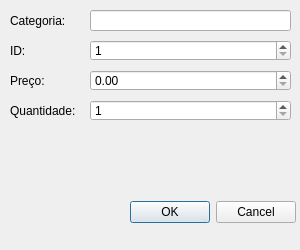
<?xml version="1.0" encoding="UTF-8"?>
<ui version="4.0">
 <class>AdicionarWindow</class>
 <widget class="QMainWindow" name="AdicionarWindow">
  <property name="geometry">
   <rect>
    <x>0</x>
    <y>0</y>
    <width>300</width>
    <height>250</height>
   </rect>
  </property>
  <property name="minimumSize">
   <size>
    <width>300</width>
    <height>250</height>
   </size>
  </property>
  <property name="maximumSize">
   <size>
    <width>300</width>
    <height>250</height>
   </size>
  </property>
  <property name="font">
   <font>
    <family>Arial</family>
   </font>
  </property>
  <property name="windowTitle">
   <string>Adicionar item</string>
  </property>
  <widget class="QWidget" name="centralwidget">
   <widget class="QWidget" name="formQtd" native="true">
    <property name="geometry">
     <rect>
      <x>10</x>
      <y>100</y>
      <width>281</width>
      <height>21</height>
     </rect>
    </property>
    <widget class="QLabel" name="labelQtd">
     <property name="geometry">
      <rect>
       <x>0</x>
       <y>0</y>
       <width>81</width>
       <height>21</height>
      </rect>
     </property>
     <property name="text">
      <string>Quantidade:</string>
     </property>
    </widget>
    <widget class="QSpinBox" name="spinBoxQtd">
     <property name="geometry">
      <rect>
       <x>80</x>
       <y>0</y>
       <width>201</width>
       <height>21</height>
      </rect>
     </property>
     <property name="showGroupSeparator" stdset="0">
      <bool>false</bool>
     </property>
     <property name="minimum">
      <number>1</number>
     </property>
     <property name="maximum">
      <number>9999999</number>
     </property>
    </widget>
   </widget>
   <widget class="QWidget" name="formNome" native="true">
    <property name="geometry">
     <rect>
      <x>10</x>
      <y>40</y>
      <width>281</width>
      <height>21</height>
     </rect>
    </property>
    <widget class="QLabel" name="labelNome">
     <property name="geometry">
      <rect>
       <x>0</x>
       <y>0</y>
       <width>81</width>
       <height>21</height>
      </rect>
     </property>
     <property name="text">
      <string>ID:</string>
     </property>
    </widget>
    <widget class="QSpinBox" name="lineEditID">
     <property name="geometry">
      <rect>
       <x>80</x>
       <y>0</y>
       <width>201</width>
       <height>21</height>
      </rect>
     </property>
     <property name="showGroupSeparator" stdset="0">
      <bool>false</bool>
     </property>
     <property name="minimum">
      <number>1</number>
     </property>
     <property name="maximum">
      <number>9999999</number>
     </property>
    </widget>
   </widget>
   <widget class="QWidget" name="formCategoria" native="true">
    <property name="geometry">
     <rect>
      <x>10</x>
      <y>10</y>
      <width>281</width>
      <height>21</height>
     </rect>
    </property>
    <widget class="QLineEdit" name="lineEditCategoria">
     <property name="geometry">
      <rect>
       <x>80</x>
       <y>0</y>
       <width>201</width>
       <height>21</height>
      </rect>
     </property>
     <property name="text">
      <string/>
     </property>
     <property name="placeholderText">
      <string/>
     </property>
     <property name="clearButtonEnabled">
      <bool>false</bool>
     </property>
    </widget>
    <widget class="QLabel" name="labelCategoria">
     <property name="geometry">
      <rect>
       <x>0</x>
       <y>0</y>
       <width>81</width>
       <height>21</height>
      </rect>
     </property>
     <property name="text">
      <string>Categoria:</string>
     </property>
    </widget>
    <zorder>labelCategoria</zorder>
    <zorder>lineEditCategoria</zorder>
   </widget>
   <widget class="QWidget" name="formPreco" native="true">
    <property name="geometry">
     <rect>
      <x>10</x>
      <y>70</y>
      <width>281</width>
      <height>21</height>
     </rect>
    </property>
    <widget class="QLabel" name="labelPreco">
     <property name="geometry">
      <rect>
       <x>0</x>
       <y>0</y>
       <width>81</width>
       <height>21</height>
      </rect>
     </property>
     <property name="text">
      <string>Preço:</string>
     </property>
    </widget>
    <widget class="QDoubleSpinBox" name="doubleSpinBox">
     <property name="geometry">
      <rect>
       <x>80</x>
       <y>0</y>
       <width>201</width>
       <height>21</height>
      </rect>
     </property>
     <property name="maximum">
      <double>9999.989999999999782</double>
     </property>
    </widget>
   </widget>
   <widget class="QDialogButtonBox" name="buttonBox">
    <property name="geometry">
     <rect>
      <x>130</x>
      <y>200</y>
      <width>166</width>
      <height>24</height>
     </rect>
    </property>
    <property name="standardButtons">
     <set>QDialogButtonBox::StandardButton::Cancel|QDialogButtonBox::StandardButton::Ok</set>
    </property>
   </widget>
  </widget>
  <widget class="QMenuBar" name="menubar">
   <property name="geometry">
    <rect>
     <x>0</x>
     <y>0</y>
     <width>300</width>
     <height>19</height>
    </rect>
   </property>
  </widget>
  <widget class="QStatusBar" name="statusbar">
   <property name="font">
    <font>
     <family>Arial</family>
     <fontweight>Thin</fontweight>
    </font>
   </property>
   <property name="sizeGripEnabled">
    <bool>false</bool>
   </property>
  </widget>
 </widget>
 <resources/>
 <connections>
  <connection>
   <sender>buttonBox</sender>
   <signal>rejected()</signal>
   <receiver>AdicionarWindow</receiver>
   <slot>close()</slot>
   <hints>
    <hint type="sourcelabel">
     <x>266</x>
     <y>234</y>
    </hint>
    <hint type="destinationlabel">
     <x>238</x>
     <y>157</y>
    </hint>
   </hints>
  </connection>
 </connections>
 <slots>
  <slot>customSlot()</slot>
 </slots>
</ui>
